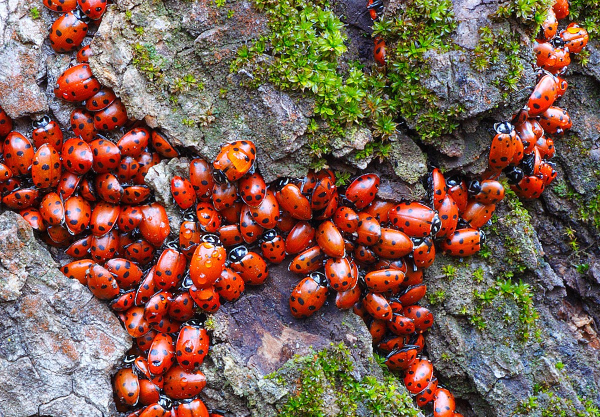
#> input picture Hands-On2/images/ladybugs.jpg, 1200 x 834 px (shown at 1/2 size)
$ jupyter execute --allow-errors 'Chapter 9.ipynb'
#> lines starting #> are read from the running program, lines starting #| are printed output that depends on the picture
# Chapter 9: Unsupervised Learning Methods

When you don't have labeled data. What can you do? Clustering, mostly. This was called "Data Mining" back in the day before the AI/ML hype overtook the Data Mining hype.

[cell 1]
# Common imports

from matplotlib.image import imread
# import matplotlib as mpl
import matplotlib.pyplot as plt
# import mpl_toolkits.mplot3d.axes3d as p3

from sklearn.cluster import KMeans
from sklearn.datasets import make_blobs

from sklearn.metrics import accuracy_score
from sklearn.metrics import silhouette_samples
from sklearn.metrics import silhouette_score

from sklearn.datasets import make_blobs
from sklearn.cluster import KMeans
from sklearn.metrics import silhouette_samples, silhouette_score

from sklearn.model_selection import StratifiedShuffleSplit
from sklearn.model_selection import train_test_split

import matplotlib.pyplot as plt

import matplotlib.cm as cm
import numpy as np

## K-means clustering

Let's use K-means and generate our own data since the book doesn't talk about creating any data for clustering.

[cell 2]
# Generate the dataset
X, y = make_blobs(n_samples=500, n_features=2, centers=5, random_state=42)

# X are the features, y is the correct cluster ids

[cell 3]
X[:,0].shape

[cell 4]
# And plot it
# scaled_color = y.astype(np.float32) / 10.0
plt.scatter(X[:,0], X[:, 1], marker='.')
plt.axis("on")
plt.show()

[cell 5]
k=5
kmeans = KMeans(n_clusters=k)
y_pred=kmeans.fit_predict(X)
accuracy_score(y_pred, y)

#> (a cell that did not finish here is left out)

[cell 7]
# And plot it
# scaled_color = y.astype(np.float32) / 10.0
plt.scatter(X[:,0], X[:, 1], color='green', marker='.')
plt.scatter(kmeans.cluster_centers_[:,0], kmeans.cluster_centers_[:,1], color='red')
plt.axis("on")
plt.show()

That was pretty close. I suspect the accuracy is low because the IDs of the clusters don't match up, but the clusters are great. Let's find other measures to see how good this clustering is, since accuracy is not something we would have in real-world data.

SK-Learn has a great page about making [Silhouette diagrams](https://scikit-learn.org/stable/auto_examples/cluster/plot_kmeans_silhouette_analysis.html#sphx-glr-auto-examples-cluster-plot-kmeans-silhouette-analysis-py).

[cell 8]
from sklearn.datasets import make_blobs
from sklearn.cluster import KMeans
from sklearn.metrics import silhouette_samples, silhouette_score

import matplotlib.pyplot as plt
import matplotlib.cm as cm
import numpy as np

print(__doc__)

range_n_clusters = [2, 3, 4, 5, 6]

for n_clusters in range_n_clusters:
    # Create a subplot with 1 row and 2 columns
    fig, (ax1, ax2) = plt.subplots(1, 2)
    fig.set_size_inches(18, 7)

    # The 1st subplot is the silhouette plot
    # The silhouette coefficient can range from -1, 1 but in this example all
    # lie within [-0.1, 1]
    ax1.set_xlim([-0.1, 1])
    # The (n_clusters+1)*10 is for inserting blank space between silhouette
    # plots of individual clusters, to demarcate them clearly.
    ax1.set_ylim([0, len(X) + (n_clusters + 1) * 10])

    # Initialize the clusterer with n_clusters value and a random generator
    # seed of 10 for reproducibility.
    clusterer = KMeans(n_clusters=n_clusters, random_state=10)
    cluster_labels = clusterer.fit_predict(X)

    # The silhouette_score gives the average value for all the samples.
    # This gives a perspective into the density and separation of the formed
    # clusters
    silhouette_avg = silhouette_score(X, cluster_labels)
    print("For n_clusters =", n_clusters,
          "The average silhouette_score is :", silhouette_avg)

    # Compute the silhouette scores for each sample
    sample_silhouette_values = silhouette_samples(X, cluster_labels)

    y_lower = 10
    for i in range(n_clusters):
        # Aggregate the silhouette scores for samples belonging to
        # cluster i, and sort them
        ith_cluster_silhouette_values = \
            sample_silhouette_values[cluster_labels == i]

        ith_cluster_silhouette_values.sort()

        size_cluster_i = ith_cluster_silhouette_values.shape[0]
        y_upper = y_lower + size_cluster_i

        color = cm.nipy_spectral(float(i) / n_clusters)
        ax1.fill_betweenx(np.arange(y_lower, y_upper),
                          0, ith_cluster_silhouette_values,
                          facecolor=color, edgecolor=color, alpha=0.7)

        # Label the silhouette plots with their cluster numbers at the middle
        ax1.text(-0.05, y_lower + 0.5 * size_cluster_i, str(i))

        # Compute the new y_lower for next plot
        y_lower = y_upper + 10  # 10 for the 0 samples

    ax1.set_title("The silhouette plot for the various clusters.")
    ax1.set_xlabel("The silhouette coefficient values")
    ax1.set_ylabel("Cluster label")

    # The vertical line for average silhouette score of all the values
    ax1.axvline(x=silhouette_avg, color="red", linestyle="--")

    ax1.set_yticks([])  # Clear the yaxis labels / ticks
    ax1.set_xticks([-0.1, 0, 0.2, 0.4, 0.6, 0.8, 1])

    # 2nd Plot showing the actual clusters formed
    colors = cm.nipy_spectral(cluster_labels.astype(float) / n_clusters)
    ax2.scatter(X[:, 0], X[:, 1], marker='.', s=30, lw=0, alpha=0.7,
                c=colors, edgecolor='k')

    # Labeling the clusters
    centers = clusterer.cluster_centers_
    # Draw white circles at cluster centers
    ax2.scatter(centers[:, 0], centers[:, 1], marker='o',
                c="white", alpha=1, s=200, edgecolor='k')

    for i, c in enumerate(centers):
        ax2.scatter(c[0], c[1], marker='$%d$' % i, alpha=1,
                    s=50, edgecolor='k')

    ax2.set_title("The visualization of the clustered data.")
    ax2.set_xlabel("Feature space for the 1st feature")
    ax2.set_ylabel("Feature space for the 2nd feature")

    plt.suptitle(("Silhouette analysis for KMeans clustering on sample data "
                  "with n_clusters = %d" % n_clusters),
                 fontsize=14, fontweight='bold')

plt.show()

If we didn't know how the data was produced, I would be inclined to select four clusters rather than 5.

# Image segmentation

One use of clustering is image segmentation. You assign segments based on color values, and that identifies objects in the scene.

I didn't find the image used in the book. Let's pick something difficult, like [this image](https://www.nps.gov/pinn/learn/nature/ladybugs.htm) which as lots of ladybugs. Could be used to calculate how many ladybugs there are.

[cell 9]
# Common imports

from matplotlib.image import imread
from sklearn.cluster import KMeans

import os
# Picking a somewhat difficult ladybugs file
ladies = imread(os.path.join("images", "ladybugs.jpg"))
#> ladies is the input picture: shape (834, 1200, 3); mean R, G, B 126.3, 96.5, 82.9

[cell 10]
plt.imshow(ladies)
plt.show()

[cell 11]
# -1 signifies flatten it, but along what axis (row-major or column-major)?
X_ladies = ladies.reshape(-1, 3)
kmeans = KMeans(n_clusters=5)

[cell 12]
kmeans.fit(X_ladies)

[cell 13]
segmented_image = kmeans.cluster_centers_[kmeans.labels_]
segmented_image = segmented_image.reshape(ladies.shape)

[cell 14]
def showClusterColors(kmeans, original_shape):
#> called with original_shape = (834, 1200, 3)
    segmented_image = kmeans.cluster_centers_[kmeans.labels_]
    segmented_image = segmented_image.reshape(original_shape)
    plt.imshow(segmented_image.astype(np.int32))
    plt.show()

[cell 15]
kmeans.cluster_centers_.shape

[cell 16]
showClusterColors(kmeans, ladies.shape)

How big are the clusters, and how does the magic indexing operator cluster_centers_\[labels_\] work?

Let's try to find out but not spend too much time because this requires a good handle on numpy foundations that I need to get at some point.

Let's print each cluster center. There's only five of them.

[cell 17]
kmeans.cluster_centers_[[0, 1, 0, 1]]

So this is how the indexing works. labels_ has the entire image flattened out with a single index indicating the label: 0, 1, 2, 0, ..., and so on.

And cluster_centers_ can be indexed by the same label. And so when you index using labels, you get a matrix as long as labels is! And that's the same size as the original image, using the color of cluster_centers. Brilliant.

[cell 18]
def show_cluster(original_image_shape, index=0, kmeans=kmeans):
    "Show the cluster with the specified index"
#> called with original_image_shape = (834, 1200, 3), index = 0
    selected_cluster = kmeans.cluster_centers_.copy()

    # For all the other values, set them to pink (doesn't exist in image)
    # Total number of clusters
    n = selected_cluster.shape[0]
    # Create an indexing array with False only at the position 'index', False otherwise
    unselected = [True,] * n
    unselected[index] = False

    # Now set the color of index to black. White elsewhere
    selected_cluster[unselected] = [0, 0, 0]
    selected_cluster[index] = [1, 0, 0]

    image = selected_cluster[kmeans.labels_]

    picture = image.reshape(original_image_shape)
    plt.imshow(picture)
    plt.show()


def show_all_clusters(image_shape, kmeans=kmeans):
    "Show all clusters for this segmentation"
#> called with image_shape = (834, 1200, 3)
    # Number of clusters
    n = kmeans.cluster_centers_.shape[0]
    # Show each cluster
    for i in range(n):
        show_cluster(image_shape, i, kmeans)

[cell 19]
show_cluster(ladies.shape, 0, kmeans)

[cell 20]
show_all_clusters(ladies.shape, kmeans)

[cell 21]
# Let's try fewer clusters, and see what they look like

kmeans = KMeans(n_clusters=3)
kmeans.fit(X_ladies)
show_all_clusters(ladies.shape, kmeans)

[cell 22]
showClusterColors(kmeans, ladies.shape)

[cell 23]
# Let's try fewer clusters, and see what they look like

show_all_clusters(ladies.shape, kmeans)

That might be decent.
* Cluster 0 is the rocks
* Cluster 0 is the rocks leaves
* Cluster 0 is the ladybugs.

Remember, this is what the image looks like

[cell 24]
plt.imshow(ladies)
plt.show()

[cell 25]
# Let's try 4 clusters, and see what they look like

kmeans = KMeans(n_clusters=4)
kmeans.fit(X_ladies)
show_all_clusters(ladies.shape, kmeans)
#> the loop in show_all_clusters (call 4), `for i in range(n):` made 4 passes
#> pass 1, in show_cluster (call 13), `plt.show()`:
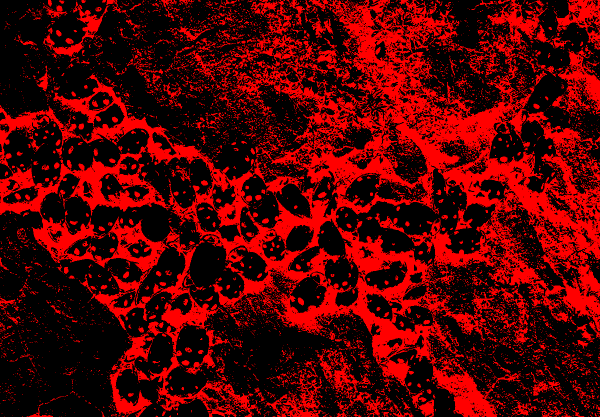
#> shown: shape (834, 1200, 3) float64 (shown at 1/2 size); mean R, G, B 0.342, 0, 0

[cell 26]
showClusterColors(kmeans, ladies.shape)
#> call 3 of showClusterColors, with original_shape = (834, 1200, 3)
#> in showClusterColors (call 3), `plt.show()`:
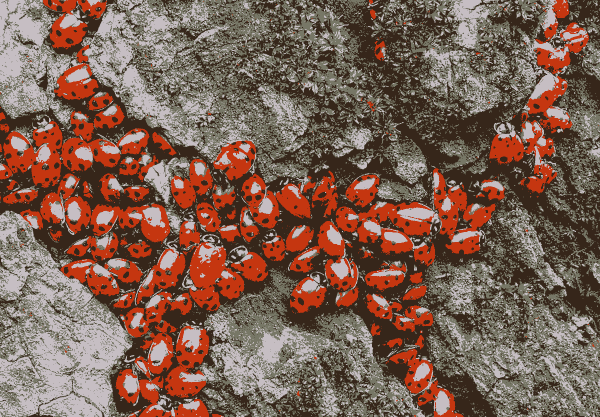
#> shown: shape (834, 1200, 3) (shown at 1/2 size); mean R, G, B 125.6, 96, 82.1

[cell 27]
# How about just two clusters?
kmeans = KMeans(n_clusters=2)
kmeans.fit(X_ladies)
show_all_clusters(ladies.shape, kmeans)
#> the loop in show_all_clusters (call 5), `for i in range(n):` made 2 passes
#> pass 1, in show_cluster (call 17), `plt.show()`:
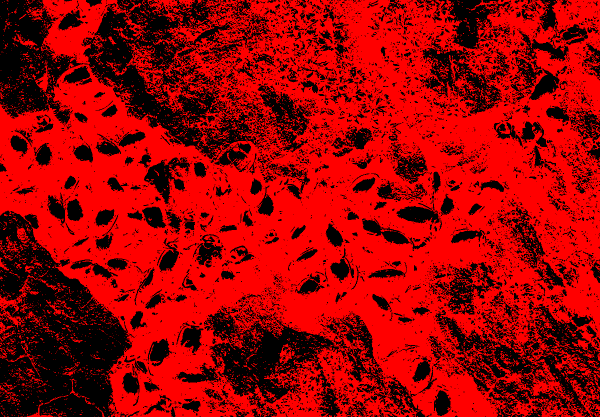
#> shown: shape (834, 1200, 3) float64 (shown at 1/2 size); mean R, G, B 0.633, 0, 0
#> pass 2, in show_cluster (call 18), `plt.show()`:
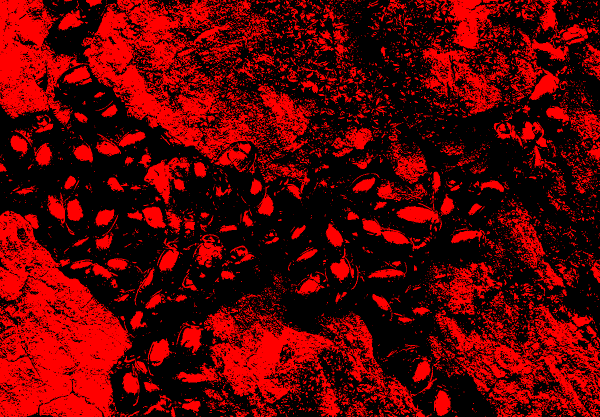
#> shown: shape (834, 1200, 3) float64 (shown at 1/2 size); mean R, G, B 0.367, 0, 0

[cell 28]
showClusterColors(kmeans, ladies.shape)
#> call 4 of showClusterColors, with original_shape = (834, 1200, 3)
#> in showClusterColors (call 4), `plt.show()`:
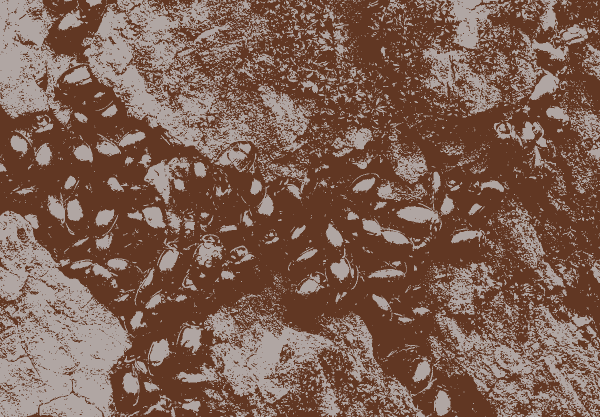
#> shown: shape (834, 1200, 3) (shown at 1/2 size); mean R, G, B 126, 95.7, 81.9

That was too few clusters. The rocks are now clustered along with the ladybugs, and the whole thing is a mess.

# Preprocessing

Clustering can be used to pre-process data to make it easier to see patterns and learn them using supervised learning. Let's use this idea on the mnist digits again.

[cell 29]
from sklearn.datasets import load_digits
from sklearn.model_selection import train_test_split
from sklearn.linear_model import LogisticRegression

# This isn't MNIST, it is a different 8x8 database of numbers.
X_d, y_d = load_digits(return_X_y=True)
X_train, X_test, y_train, y_test = train_test_split(X_d, y_d)
log_reg = LogisticRegression()

[cell 30]
log_reg.fit(X_train, y_train)

[cell 31]
log_reg.score(X_test, y_test)

That was without any training, 96.8% accuracy. Also recognize that a trivial classifier
that answers '5' for every case would get 90% accuracy because there are roughly 1/10th
for each number, so 96.8% is good, but not great.

So let's do k-means clustering, this time calling .fit_transform(X_train) which replaces attributes (bit pixel values) by cluster ID's + distance, which transforms
the space, but logistic regression should work better if the clusters are meaningful.

[cell 32]
from sklearn.pipeline import Pipeline

clustering = Pipeline([
    ('kmeans', KMeans(n_clusters=50)),
    ('logistic', LogisticRegression())
])

clustering.fit(X_train, y_train)
clustering.score(X_test, y_test)

The other way to use clustering is to take an unlabeled dataset, cluster it into a large'ish number of clusters. So for the 10 digits dataset, cluster into 50 classes, and then ask humans to label the centroid of these classes. Then, you propagate the labels to the values that are "close" to the centroid using the same distance measure used while clustering. Now you separate this dataset, and train on this dataset. The quality of the labels should improve greatly as the human work has amplified considerably.

This is an incredible idea.

[cell 33]
# What is the accuracy of using just 50 values?
n_labeled = 50
log_reg = LogisticRegression()
log_reg.fit(X_train[:n_labeled], y_train[:n_labeled])

log_reg.score(X_test, y_test)

Just 84.6%, not surprising. Let's find centroids and manually label them.

[cell 34]
def showImage(indices, X=X_train):
    for i in indices:
        plt.figure(figsize=(1,1))
        print (i)
        # This isn't the MNIST data, instead it is a smaller, 64 pixels dataset.
        digit_image = X[i].reshape(8,8)
        plt.axis("off")
        plt.imshow(digit_image, cmap='binary')

showImage([1, 0, 2], X_train)

[cell 35]
k=50
kmeans=KMeans(n_clusters=k)
X_digits_clusters = kmeans.fit_transform(X_train)

# X_digits_clusters is transformed, so it is in the space of cluster IDs, and distance
# from them. So now, we take the minimum distance, finding the digits that are closest
# to the center of the cluster.
center_digits_id = np.argmin(X_digits_clusters, axis=0)
X_representative_digits = X_train[center_digits_id]

[cell 36]
# Labeling the data manually, I hope correctly.
y_representative = [4, 0, 1, 1, 5, 6, 7, 3, 2, 3,
                    0, 5, 8, 4, 8, 7, 1, 1, 3, 5,
                    9, 9, 4, 7, 4, 3, 6, 4, 8, 3,
                    2, 5, 6, 1, 2, 5, 8, 9, 6, 0,
                    9, 7, 3, 5, 7, 9, 9, 7, 8, 1,
                   ]

[cell 37]
showImage(range(10, 20), X_representative_digits)
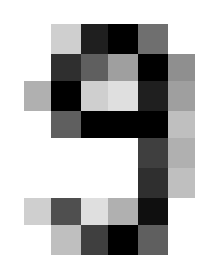
#> figure drawn by matplotlib, 1 panel
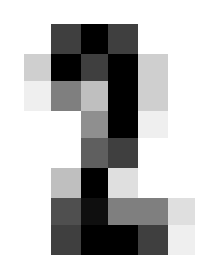
#> figure drawn by matplotlib, 1 panel

[cell 38]
log_reg = LogisticRegression()
log_reg.fit(X_representative_digits, y_representative)
log_reg.score(X_test, y_test)

I must have got the labeling wrong. Some of the digits were blurry. Stopping here.

[cell 39]
# This is the way to get the index for the cluster, and eyeball some of the elements.
clutser=16

p=np.array(range(1347))

idx = np.array((kmeans.labels_ == clutser))
p[idx]

showImage(p[idx], X_train)
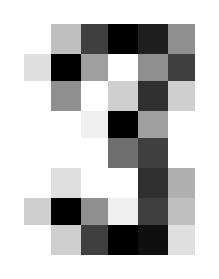
#> figure drawn by matplotlib, 1 panel
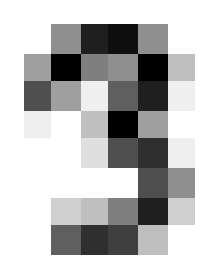
#> figure drawn by matplotlib, 1 panel
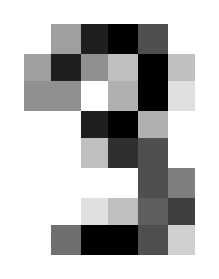
#> figure drawn by matplotlib, 1 panel
#> (the rest of the program and of its run is left out)
